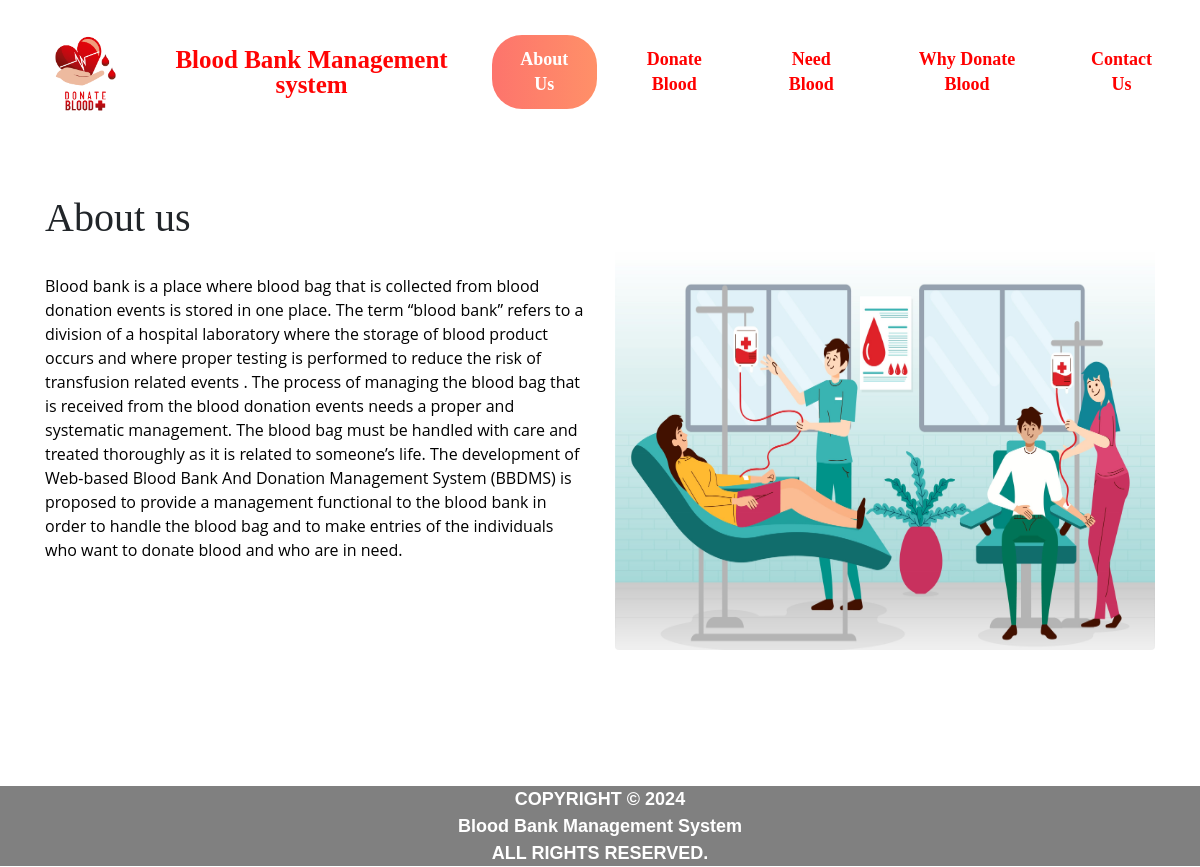
/about_us.php, run on an earlier commit of the app's database.
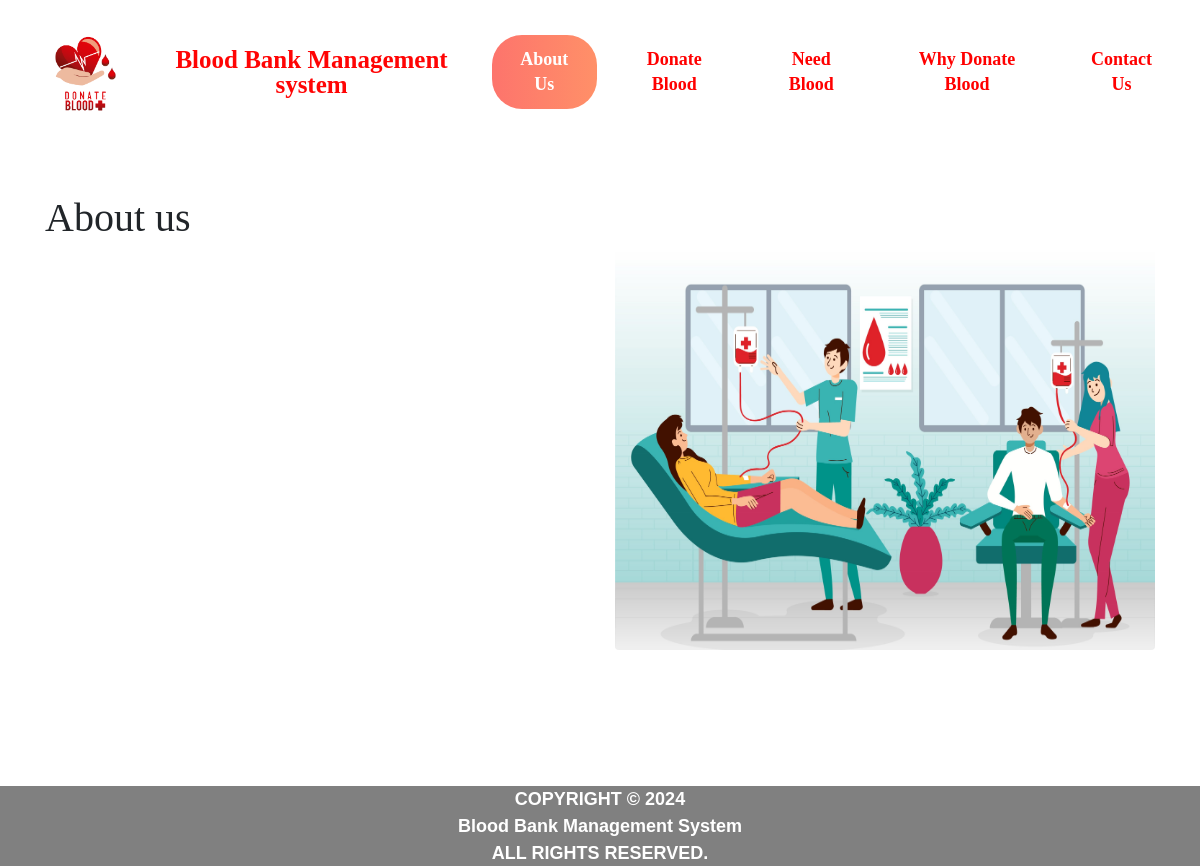
And on a later commit of the database.
### tables this page shows
create table pages(
page_id int NOT NULL auto_increment UNIQUE,
page_name varchar(255) NOT NULL,
page_type varchar(255) NOT NULL,
page_data longtext NOT NULL
);

### about_us.php (the view, shortened to what this page needs)
<html>
<head>
  <link rel="stylesheet" href="https://maxcdn.bootstrapcdn.com/bootstrap/4.5.2/css/bootstrap.min.css">
</head>
<body>
<?php
include('head.php');
?>
<div id="page-container" style="margin-top:50px; position: relative;min-height: 84vh;">
  <div class="container">
  <div id="content-wrap" style="padding-bottom:50px;">
  <h1>About us</h1>
<div class="row">
    <div class="col-lg-6">
        <p> <?php
          include 'conn.php';
          $sql=$sql= "select * from pages where page_type='aboutus'";
          $result=mysqli_query($conn,$sql);
          if(mysqli_num_rows($result)>0)   {
              while($row = mysqli_fetch_assoc($result)) {
                echo $row['page_data'];
              }
            }
         ?>
      </p>
    </div>
    <div class="col-lg-6">
        <img class="img-fluid rounded" src="image\2706868.jpg" style="height:400px" alt="error"  >
    </div>
</div>
</div></div>
<?php include('footer.php')
?>
</div>
</body>
</html>

What changed in the data, as far as the page shows it:
removed pages: page_data "Blood bank is a place where blood bag that is collected from blood donation events is stored in one place. The term “blood bank” refers to a division of a hospital laboratory where the storage of blood product occurs and where proper testing is performed to reduce the risk of transfusion related events . The process of managing the blood bag that is received from the blood donation events needs a proper and systematic management. The blood bag must be handled with care and treated thoroughly as it is related to someone’s life. The development of Web-based Blood Bank And Donation Management System (BBDMS) is proposed to provide a management functional to the blood bank in order to handle the…"
